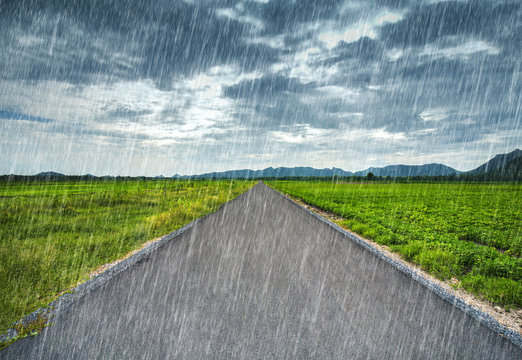
#> input picture Quantum Image Denoise/image/rain1.jpg, 522 x 360 px
$ python hist_nlm.py image/rain1.jpg   (older library calls are emulated)
#> lines starting #> are read from the running program, lines starting #| are printed output that depends on the picture; after the words box and inside, x2 and y2 are one past the last pixel; in counts of white or black regions, pixels touching at a corner belong together
import cv2
import numpy as np
import matplotlib.pyplot as plt
import argparse
import os
import requests
from io import BytesIO
import time
import random
from PIL import Image

# --- Utility: cv2_imshow for Colab or local ---
try:
    from google.colab.patches import cv2_imshow
except ImportError:
    # Fallback for local execution
    def cv2_imshow(img):
        cv2.imshow("Image", img)
        cv2.waitKey(0)
        cv2.destroyAllWindows()

# --- First Stage: Rain Detection with ROI and Inpainting ---

def compute_blob_orientation(contour):
    """
    Compute the orientation of a contour using ellipse fitting.
    Returns angle in degrees (0-180) if possible.
    """
    if len(contour) >= 5:
        try:
            ellipse = cv2.fitEllipse(contour)
            angle = ellipse[2]
            return angle
        except cv2.error:
            return None
    return None

def build_orientation_histogram(angles, weights, bins=18):
    """
    Build a weighted histogram of angles.
    """
    hist, bin_edges = np.histogram(angles, bins=bins, range=(0, 180), weights=weights)
    return hist, bin_edges

def detect_rain_candidates(image, roi_fraction=0.65):
    """
    Detect candidate rain streak regions within a Region of Interest (ROI).
    Args:
      image: Input BGR image.
      roi_fraction: Fraction of image height (from the top) to consider as ROI.
    Returns:
      - List of blob orientations (in degrees)
      - Corresponding weights (area of blob)
      - Binary rain mask (within ROI)
      - Edge image within ROI (for visualization)
    """
    gray = cv2.cvtColor(image, cv2.COLOR_BGR2GRAY)
    h, w = gray.shape

    # Define ROI: top roi_fraction of the image
    roi_h = int(h * roi_fraction)
    roi_mask = np.zeros_like(gray)
    roi_mask[0:roi_h, :] = 255

    # Edge detection
    edges = cv2.Canny(gray, threshold1=50, threshold2=150)
    edges_roi = cv2.bitwise_and(edges, edges, mask=roi_mask)

    # Dilate edges within ROI
    kernel = cv2.getStructuringElement(cv2.MORPH_RECT, (3, 3))
    dilated = cv2.dilate(edges_roi, kernel, iterations=1)

    # Find contours (only within ROI)
    contours, _ = cv2.findContours(dilated, cv2.RETR_EXTERNAL, cv2.CHAIN_APPROX_SIMPLE)

    orientations = []
    weights = []
    rain_mask_output = np.zeros_like(gray, dtype=np.uint8)

    for cnt in contours:
        area = cv2.contourArea(cnt)
        # Filter out noise and non-streak regions (adjust thresholds as needed)
        if area < 10 or area > 500:
            continue
        angle = compute_blob_orientation(cnt)
        if angle is not None:
            orientations.append(angle)
            weights.append(area)
            cv2.drawContours(rain_mask_output, [cnt], -1, 255, -1)

    return orientations, weights, rain_mask_output, edges_roi

def remove_rain_using_inpainting(image, rain_mask):
    """
    Removes rain streaks by inpainting the regions marked in the rain mask.
    """
    inpainted = cv2.inpaint(image, rain_mask, inpaintRadius=3, flags=cv2.INPAINT_TELEA)
    return inpainted

def first_stage_derain(image, roi_fraction=0.65):
    """
    Apply first-stage rain removal using ROI-based detection, histogram analysis,
    and inpainting.
    Returns the derained image from this stage.
    """
    angles, weights, rain_mask, edge_img_roi = detect_rain_candidates(image, roi_fraction=roi_fraction)

    if angles:
        hist, bin_edges = build_orientation_histogram(angles, weights, bins=18)
        plt.figure(figsize=(8, 4))
        plt.bar(bin_edges[:-1], hist, width=(bin_edges[1]-bin_edges[0]), align='edge', edgecolor='black')
        plt.xlabel('Orientation (degrees)')
        plt.ylabel('Weighted count (area)')
        plt.title(f'HOS (Detected Streaks in Top {int(roi_fraction*100)}% ROI)')
        plt.xticks(np.arange(0, 181, 20))
        plt.grid(axis='y', linestyle='--', alpha=0.7)
        plt.show()

        vertical_weight_sum = sum(w for a, w in zip(angles, weights) if 70 <= a <= 110)
        total_weight_sum = sum(weights)
        if total_weight_sum > 0 and (vertical_weight_sum / total_weight_sum) > 0.4:
            print(f"Rain detected: Vertical orientation dominates ({vertical_weight_sum/total_weight_sum:.1%}).")
        else:
            print(f"No dominant rain orientation detected (Vertical weight: {vertical_weight_sum/total_weight_sum:.1%}).")
    else:
        print("No candidate rain streaks detected in the defined ROI.")

    result = remove_rain_using_inpainting(image, rain_mask)

    # Display intermediate results
    print("First Stage - Original Image:")
    cv2_imshow(image)
    print("First Stage - Edges within ROI:")
    cv2_imshow(edge_img_roi)
    print("First Stage - Rain Mask:")
    if np.any(rain_mask):
        cv2_imshow(rain_mask)
    else:
        print("(Rain mask is empty)")
    print("First Stage - Derained Result:")
    cv2_imshow(result)

    return result

# --- Second Stage: Guided Filter + Non-Local Means (NLM) Deraining ---

# Check for Guided Filter availability
GUIDED_FILTER_AVAILABLE = False
try:
    if hasattr(cv2, 'ximgproc') and hasattr(cv2.ximgproc, 'guidedFilter'):
        GUIDED_FILTER_AVAILABLE = True
        print("Found cv2.ximgproc.guidedFilter.")
    else:
        print("Warning: cv2.ximgproc.guidedFilter not found. Using Gaussian Blur fallback.")
except Exception as e:
    print(f"Error checking for guidedFilter: {e}")

def add_rain(image_arr, intensity=0.3, slant=-1, drop_length=20, thickness=1):
    """
    Add synthetic rain noise to the image.
    """
    img_h, img_w = image_arr.shape[:2]
    is_color = (image_arr.ndim == 3)
    noisy_image = image_arr.copy()
    num_drops = int(intensity * img_w * img_h / (drop_length + 5))
    for _ in range(num_drops):
        x1 = random.randint(0, img_w - 1)
        y1 = random.randint(0, img_h - 1)
        current_slant = slant + random.uniform(-0.5, 0.5)
        current_length = random.randint(max(5, drop_length - 10), drop_length + 10)
        x2 = int(np.clip(x1 + current_slant * current_length, 0, img_w - 1))
        y2 = int(np.clip(y1 + current_length, 0, img_h - 1))
        color_val = random.randint(180, 255)
        line_color = (color_val, color_val, color_val) if is_color else color_val
        current_thickness = random.randint(max(1, thickness-1), thickness+1)
        cv2.line(noisy_image, (x1, y1), (x2, y2), line_color, current_thickness)
    noisy_image = cv2.GaussianBlur(noisy_image, (3, 3), 0)
    return np.clip(noisy_image, 0, 255).astype(image_arr.dtype)

def derain_guided_nlm(image_arr_noisy,
                      gf_radius=15, gf_eps=0.1**2,
                      nlm_h_detail=8.0, nlm_win_detail=7, nlm_search_detail=21,
                      nlm_h_base=10.0, nlm_win_base=7, nlm_search_base=21,
                      apply_nlm_base=True):
    """
    Removes rain using Guided Filter decomposition and Non-Local Means (NLM)
    applied to both the base and detail layers.
    """
    print("Starting second-stage deraining using Guided Filter + NLM...")
    start_time = time.time()
    img_uint8 = image_arr_noisy.astype(np.uint8)
    is_color = (img_uint8.ndim == 3)
    img_float = img_uint8.astype(np.float32) / 255.0

    # Create guide image (grayscale)
    if is_color:
        guide_img = cv2.cvtColor(img_uint8, cv2.COLOR_BGR2GRAY).astype(np.float32) / 255.0
    else:
        guide_img = img_float

    # Step 1: Compute Base Layer using Guided Filter
    print(f"  Applying Guided Filter (radius={gf_radius}, eps={gf_eps:.4f})...")
    if GUIDED_FILTER_AVAILABLE:
        base_layer = cv2.ximgproc.guidedFilter(guide=guide_img, src=img_float,
                                                 radius=gf_radius, eps=gf_eps,
                                                 dDepth=cv2.CV_32F)
    else:
        blur_ksize = max(3, (gf_radius // 2) * 2 + 1)
        base_layer = cv2.GaussianBlur(img_float, (blur_ksize, blur_ksize), 0)
    base_layer = np.clip(base_layer, 0.0, 1.0).astype(np.float32)
    gf_time = time.time()
    print(f"    Guided Filter completed in {gf_time - start_time:.2f}s")

    # Step 2: Compute Detail Layer
    detail_layer = img_float - base_layer

    # Step 3: Apply NLM on Detail Layer
    print(f"  Applying NLM on Detail Layer (h={nlm_h_detail}, win={nlm_win_detail}, search={nlm_search_detail})...")
    detail_min = np.min(detail_layer)
    detail_max = np.max(detail_layer)
    detail_range = detail_max - detail_min
    if detail_range > 1e-6:
        detail_uint8 = np.clip(((detail_layer - detail_min) / detail_range) * 255.0, 0, 255).astype(np.uint8)
        if is_color:
            detail_denoised_uint8 = cv2.fastNlMeansDenoisingColored(
                detail_uint8, None,
                h=float(nlm_h_detail), hColor=float(nlm_h_detail),
                templateWindowSize=nlm_win_detail, searchWindowSize=nlm_search_detail
            )
        else:
            detail_denoised_uint8 = cv2.fastNlMeansDenoising(
                detail_uint8, None,
                h=float(nlm_h_detail),
                templateWindowSize=nlm_win_detail, searchWindowSize=nlm_search_detail
            )
        detail_denoised = ((detail_denoised_uint8.astype(np.float32) / 255.0) * detail_range) + detail_min
    else:
        print("    Detail layer range near zero, skipping NLM.")
        detail_denoised = detail_layer
    nlm_detail_time = time.time()
    print(f"    NLM on Detail Layer completed in {nlm_detail_time - gf_time:.2f}s")

    # Step 4: Optionally apply NLM on Base Layer
    base_denoised = base_layer
    if apply_nlm_base:
        print(f"  Applying NLM on Base Layer (h={nlm_h_base}, win={nlm_win_base}, search={nlm_search_base})...")
        base_uint8 = (base_layer * 255.0).astype(np.uint8)
        if is_color:
            base_denoised_uint8 = cv2.fastNlMeansDenoisingColored(
                base_uint8, None,
                h=float(nlm_h_base), hColor=float(nlm_h_base),
                templateWindowSize=nlm_win_base, searchWindowSize=nlm_search_base
            )
        else:
            base_denoised_uint8 = cv2.fastNlMeansDenoising(
                base_uint8, None,
                h=float(nlm_h_base),
                templateWindowSize=nlm_win_base, searchWindowSize=nlm_search_base
            )
        base_denoised = base_denoised_uint8.astype(np.float32) / 255.0
        nlm_base_time = time.time()
        print(f"    NLM on Base Layer completed in {nlm_base_time - nlm_detail_time:.2f}s")
    else:
        print("  Skipping NLM on Base Layer.")

    # Step 5: Reconstruct image
    denoised_float = base_denoised + detail_denoised
    denoised_clipped = np.clip(denoised_float, 0.0, 1.0)
    denoised_uint8 = (denoised_clipped * 255.0).astype(np.uint8)
    end_time = time.time()
    print(f"Second-stage deraining completed in {end_time - start_time:.2f}s.")
    return denoised_uint8

# --- Image Loading from URL or Path ---
def load_image_from_url_or_path(url_or_path):
    """
    Loads an image from a URL or local file and returns it as BGR.
    """
    try:
        if url_or_path.startswith(('http://', 'https://')):
            response = requests.get(url_or_path, timeout=15)
            response.raise_for_status()
            img_pil = Image.open(BytesIO(response.content))
            print("Loaded image from URL.")
        else:
            if not os.path.exists(url_or_path):
                raise FileNotFoundError(f"Image file not found at: {url_or_path}")
            img_pil = Image.open(url_or_path)
            print(f"Loaded image from path: {url_or_path}")
        img_bgr = cv2.cvtColor(np.array(img_pil), cv2.COLOR_RGB2BGR)
        if img_bgr.shape[2] == 4:
            img_bgr = cv2.cvtColor(img_bgr, cv2.COLOR_RGBA2BGR)
        return img_bgr
    except Exception as e:
        print(f"Error loading image: {e}")
        return None

# --- Combined Workflow ---
def run_combined_derain_process(image_path_or_url, output_path, args):
    """
    Loads an image, applies first-stage deraining (ROI-based detection/inpainting)
    followed by second-stage deraining (Guided Filter + NLM).
    Optionally adds synthetic rain noise before processing.
    Saves the final result.
    """
#> called with image_path_or_url = 'image/rain1.jpg', output_path = 'derained_combined.png'
    image_arr = load_image_from_url_or_path(image_path_or_url)
#> in load_image_from_url_or_path, img_pil is the input picture: PIL image 522x360 RGB; mean R, G, B 127.3, 144.7, 132.1
    if image_arr is None:
        return
    original_height, original_width = image_arr.shape[:2]
#> original_height = 360; original_width = 522

    # Optional resizing
    if args.resize:
        aspect_ratio = original_height / original_width
        new_height = int(args.resize * aspect_ratio)
        image_arr = cv2.resize(image_arr, (args.resize, new_height), interpolation=cv2.INTER_LANCZOS4)

    # Optional: Add synthetic rain noise
    temp_noisy_path = None
    if args.add_noise:
        print(f"Adding synthetic rain noise (intensity={args.intensity})...")
        try:
            image_arr = add_rain(image_arr.astype(float), intensity=args.intensity).astype(np.uint8)
            temp_noisy_path = "temp_noisy_rain_combined.png"
            Image.fromarray(cv2.cvtColor(image_arr, cv2.COLOR_BGR2RGB)).save(temp_noisy_path)
            print(f"Temporary noisy image saved to '{temp_noisy_path}'")
        except Exception as e:
            print(f"Error adding noise: {e}")

    # --- First Stage Deraining ---
    print("=== First Stage Deraining (ROI-based Inpainting) ===")
    first_stage_result = first_stage_derain(image_arr, roi_fraction=args.roi_fraction)
#> in detect_rain_candidates, `edges = cv2.Canny(gray, threshold1=50, threshold2=150)`:
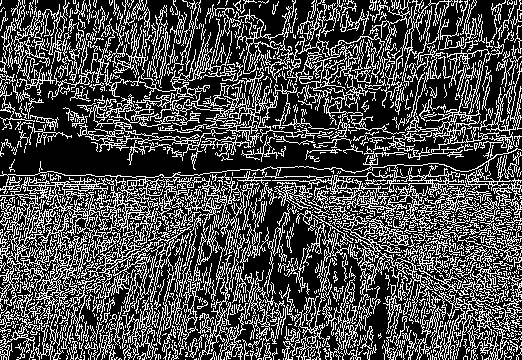
#> edges: shape (360, 522); 29.7% white in thin lines or dots
#> in detect_rain_candidates, `edges_roi = cv2.bitwise_and(edges, edges, mask=roi_mask)`: edges_roi: shape (360, 522); 18.2% white in thin lines or dots, all inside (x1, y1, x2, y2) = (0, 0, 522, 234)
#> in detect_rain_candidates, `dilated = cv2.dilate(edges_roi, kernel, iterations=1)`:
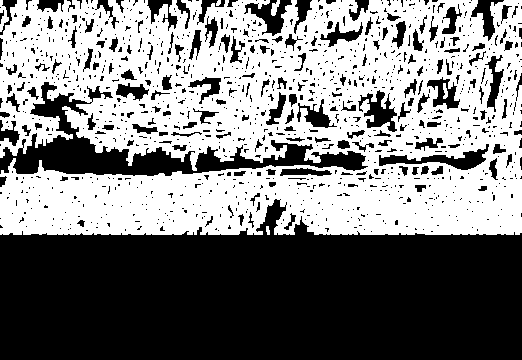
#> dilated: shape (360, 522); 49.7% white; 6 white regions
#> in detect_rain_candidates, `contours, _ = cv2.findContours(dilated, cv2.RETR_EXTERNAL, cv2.CHAIN_A..`: contours = 5 contours, 2 with area under 20; largest, box (x1, y1, x2, y2) and area: (0, 0, 522, 235) 107446, (0, 0, 9, 32) 100, (271, 0, 280, 16) 64
#> the loop in detect_rain_candidates, `for cnt in contours:` made 5 passes
#> (area, ellipse in compute_blob_orientation, angle) on passes 2, 5: (63.5, ((274.5, 7.68), (6.56, 15.64), 19.2), 19.2), (99.5, ((2.94, 16.57), (8.42, 27.91), 178.5), 178.5)
#> area on pass 4: 107446.5
#> after the loop in detect_rain_candidates, `for cnt in contours:`:
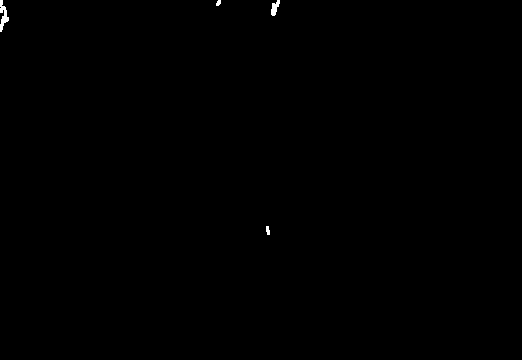
#> rain_mask_output: shape (360, 522); 0.15% white; 4 white regions, box (x1, y1, x2, y2) and area: (0, 0, 9, 32) 140, (271, 0, 280, 16) 84, (266, 226, 270, 235) 29, (216, 0, 221, 6) 23
#> after the loop in detect_rain_candidates, `for cnt in contours:`: orientations = [170.9, 19.2, 32.14, 178.5]; weights = [18, 63.5, 15, 99.5]
#> in first_stage_derain, `angles, weights, rain_mask, edge_img_roi = detect_rain_candidates(imag..`: angles = [170.9, 19.2, 32.14, 178.5]; weights = [18, 63.5, 15, 99.5]
#> in build_orientation_histogram, `hist, bin_edges = np.histogram(angles, bins=bins, range=(0, 180), weig..`: hist = 18 values, max 117.5 at index 17, min 0 at index 0, mean 10.89; bin_edges = 19 values from 0 to 180
#> in first_stage_derain, `plt.show()`:
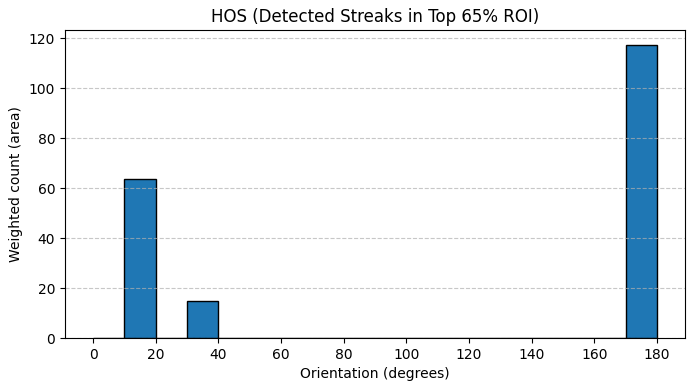
#> figure drawn by matplotlib, 1 panel; tallest bar 117.5 high, from x = 170 to 180
#> in first_stage_derain, `vertical_weight_sum = sum(w for a, w in zip(angles, weights) if 70 <= ..`: vertical_weight_sum = 0
#> in first_stage_derain, `total_weight_sum = sum(weights)`: total_weight_sum = 196
#| No dominant rain orientation detected (Vertical weight: 0.0%).

    # --- Second Stage Deraining ---
    print("=== Second Stage Deraining (Guided Filter + NLM) ===")
    try:
        second_stage_result = derain_guided_nlm(
            first_stage_result,
            gf_radius=args.gf_r,
            gf_eps=args.gf_e**2,
            nlm_h_detail=args.nlm_h_d,
            nlm_win_detail=args.nlm_w_d,
            nlm_search_detail=args.nlm_s_d,
            nlm_h_base=args.nlm_h_b,
            nlm_win_base=args.nlm_w_b,
            nlm_search_base=args.nlm_s_b,
            apply_nlm_base=(not args.no_nlm_base)
        )
#> in derain_guided_nlm, `detail_layer = img_float - base_layer`:
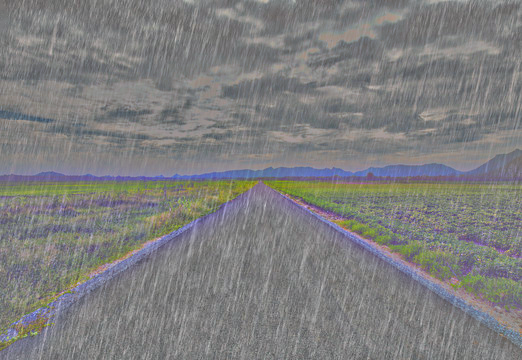
#> detail_layer: shape (360, 522, 3) float32; mean B, G, R -9.67e-08, 3.9e-10, 3.16e-10; drawn with min black and max white
#> in derain_guided_nlm, `detail_min = np.min(detail_layer)`: detail_min = -0.388
#> in derain_guided_nlm, `detail_max = np.max(detail_layer)`: detail_max = 0.393
#> in derain_guided_nlm, `detail_range = detail_max - detail_min`: detail_range = 0.78
#> in derain_guided_nlm, `detail_denoised = ((detail_denoised_uint8.astype(np.float32) / 255.0) ..`:
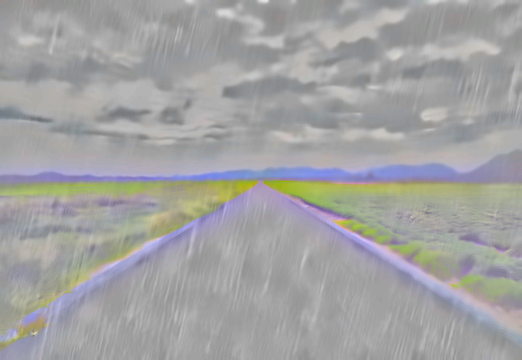
#> detail_denoised: shape (360, 522, 3) float32; mean B, G, R -0.00352, -0.0032, -0.00327; drawn with min black and max white
#> in derain_guided_nlm, `denoised_float = base_denoised + detail_denoised`:
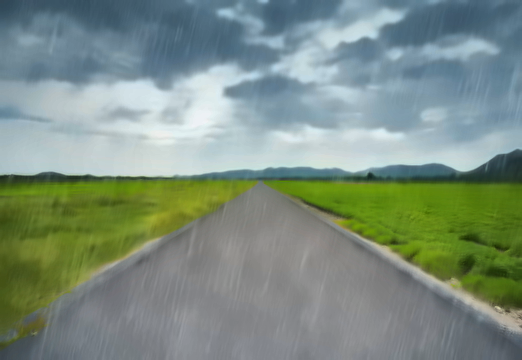
#> denoised_float: shape (360, 522, 3) float32; mean B, G, R 0.511, 0.561, 0.492
    except Exception as e:
        print(f"Error during second stage deraining: {e}")
        return

    # Optional: Resize final image back to original dimensions if resized
    if args.resize and (second_stage_result.shape[1] != original_width or second_stage_result.shape[0] != original_height):
        second_stage_result = cv2.resize(second_stage_result, (original_width, original_height), interpolation=cv2.INTER_LANCZOS4)

    # Save the final derained image
    try:
        denoised_img_rgb = cv2.cvtColor(second_stage_result, cv2.COLOR_BGR2RGB)
        denoised_img = Image.fromarray(denoised_img_rgb)
        denoised_img.save(output_path)
        print(f"Final processed image saved to '{output_path}'")
    except Exception as e:
        print(f"Error saving processed image: {e}")

    # Clean up temporary noisy image if created
    if temp_noisy_path and os.path.exists(temp_noisy_path):
        try:
            os.remove(temp_noisy_path)
        except OSError as e:
            print(f"Error removing temp file: {e}")

# --- Main Execution ---
if __name__ == "__main__":
    parser = argparse.ArgumentParser(
        description="Combined Deraining Pipeline: ROI-based Inpainting (with Histogram) followed by Guided Filter + NLM"
    )
    parser.add_argument("input_image", help="Path or URL to the input image.")
    parser.add_argument("-o", "--output_image", default="derained_combined.png", help="Path to save the final processed image.")
    parser.add_argument("--add_noise", action='store_true', help="Add synthetic rain noise before processing.")
    parser.add_argument("--intensity", type=float, default=0.4, help="Intensity for synthetic rain noise (0 to 1).")
    parser.add_argument("--resize", type=int, default=None, help="Optional width to resize image before processing.")
    parser.add_argument("--roi_fraction", type=float, default=0.65, help="Fraction of image height (from top) to use as ROI.")

    # Guided Filter Parameters
    parser.add_argument("--gf_r", type=int, default=15, help="Guided Filter radius.")
    parser.add_argument("--gf_e", type=float, default=0.1, help="Guided Filter epsilon (sqrt(eps) value).")

    # NLM Detail Parameters
    parser.add_argument("--nlm_h_d", type=float, default=8.0, help="NLM strength (h) for Detail Layer.")
    parser.add_argument("--nlm_w_d", type=int, default=7, help="NLM template window size for Detail Layer (odd).")
    parser.add_argument("--nlm_s_d", type=int, default=21, help="NLM search window size for Detail Layer (odd).")

    # NLM Base Parameters
    parser.add_argument("--no_nlm_base", action='store_true', help="Skip applying NLM on the Base Layer.")
    parser.add_argument("--nlm_h_b", type=float, default=10.0, help="NLM strength (h) for Base Layer.")
    parser.add_argument("--nlm_w_b", type=int, default=7, help="NLM template window size for Base Layer (odd).")
    parser.add_argument("--nlm_s_b", type=int, default=21, help="NLM search window size for Base Layer (odd).")

    args = parser.parse_args()

    # Ensure NLM window sizes are odd
    args.nlm_w_d = args.nlm_w_d if args.nlm_w_d % 2 != 0 else args.nlm_w_d + 1
    args.nlm_s_d = args.nlm_s_d if args.nlm_s_d % 2 != 0 else args.nlm_s_d + 1
    args.nlm_w_b = args.nlm_w_b if args.nlm_w_b % 2 != 0 else args.nlm_w_b + 1
    args.nlm_s_b = args.nlm_s_b if args.nlm_s_b % 2 != 0 else args.nlm_s_b + 1

    run_combined_derain_process(args.input_image, args.output_image, args)
